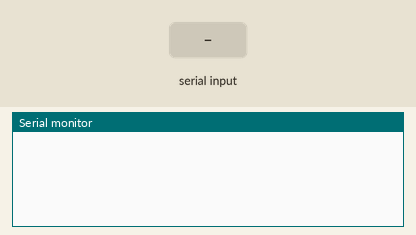
Recording of a sketch running on a simulated Arduino Uno, built with avr-gcc and run on an emulated ATmega328P. Shown: the last lines printed to the serial monitor. The test bench sets the inputs (shaded band).

Above: at 1.2 s.
1.3 s: "#" received over the second serial link
At 2.5 s:
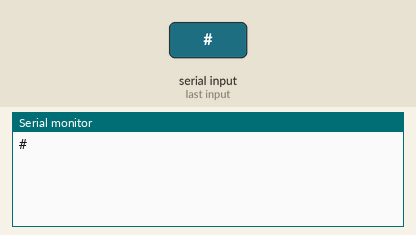
2.9 s: "1" received over the second serial link
At 3.7 s:
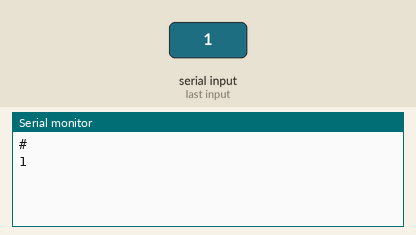

The sketch:

arduino_lirmia.ino
```cpp
#include <SoftwareSerial.h>
#include <Wire.h>

#define depth_address 0x77
#define depth_reset   0x1E
#define depth_calib   0xA2
#define depth_data    0x00

SoftwareSerial IMU_Serial(10, 11); // RX, TX

float z_init;
unsigned int calib_depth[6];

void calibrate_depth_sensor(){
    Wire.beginTransmission(depth_address);
    Wire.write(depth_reset);
    Wire.endTransmission();
    delay(5);
    for(int i = 0; i < 6; i++){
        Wire.beginTransmission(depth_address);
        Wire.write(depth_calib + 2 * i);
        Wire.endTransmission();
        Wire.requestFrom(depth_address, 2);
        byte prom_high = Wire.read();
        byte prom_low = Wire.read();
        calib_depth[i] = (unsigned int) (prom_high << 8) + (unsigned int) prom_low;
        delay(5);
    }
}

unsigned long read_depth_sensor(bool index){
    Wire.beginTransmission(depth_address);
    if(index){Wire.write(0x50);}
    else{Wire.write(0x40);}
    Wire.endTransmission();
    delay(50);
    Wire.beginTransmission(depth_address);
    Wire.write(depth_data);
    Wire.endTransmission();
    Wire.requestFrom(depth_address, 8);
    byte adc[4];
    unsigned long result = 0;
    for(int i = 0; i < 4; i++){
      adc[i] = Wire.read();
      if(!index){
        if(i > 0){result += ((unsigned long) adc[i]) << (8 * (3 - i));}
      }
      else{
        if(i < 3){result += ((unsigned long) adc[i]) << (8 * (2 - i));}
      }
    }
    delay(5);
    return result;
}

float compute_depth(){
    signed long P = 0;
    while(P < 10000){
        unsigned long data1 = read_depth_sensor(false);
        unsigned long data2 = read_depth_sensor(true);
        signed long dt = (data2 - calib_depth[4] << 8);
        signed long tem = 2000 + dt * calib_depth[5] / 8388608;
        int64_t off  = (calib_depth[1] << 17) + (calib_depth[3] * dt) >> 6;
        int64_t sens = (calib_depth[0] << 16) + (calib_depth[2] * dt) >> 7;
        P = (data1 * (signed long) (sens >> 21) - (signed long) off) >> 15;
        if(tem < 2000){
            tem = tem - (dt * dt) >> 31;
            off = off - (61 * (tem - 2000) * (tem - 2000)) >> 4;
            sens = sens - 2 * (tem - 2000) * (tem - 2000);
            P = (data1 * (signed long) (sens >> 21) - (signed long) off) >> 15;
        }
    }
    return (float) P / 9810.;
}

void setup(){
    Serial.begin(57600);
    IMU_Serial.begin(57600);
//    Wire.begin();
//    calibrate_depth_sensor();
//    z_init = compute_depth();
}

void loop(){
    int i = 0;
    while(IMU_Serial.available()){
      char new_char = IMU_Serial.read();
      if(new_char == '#'){i++;}
      if(i < 2){
        Serial.write(new_char);
      }
    }
    Serial.println("");
//    float z = compute_depth() - z_init;
//    Serial.print("#DEP=");
//    Serial.print(z);
//    Serial.println(",");
    delay(200);
}
```

Measured:
- after the input at 1.3 s, the serial monitor: prints a new line after 0.10 s (image 1)
- after the input at 2.9 s, the serial monitor: prints a new line after 0.10 s (image 2)
